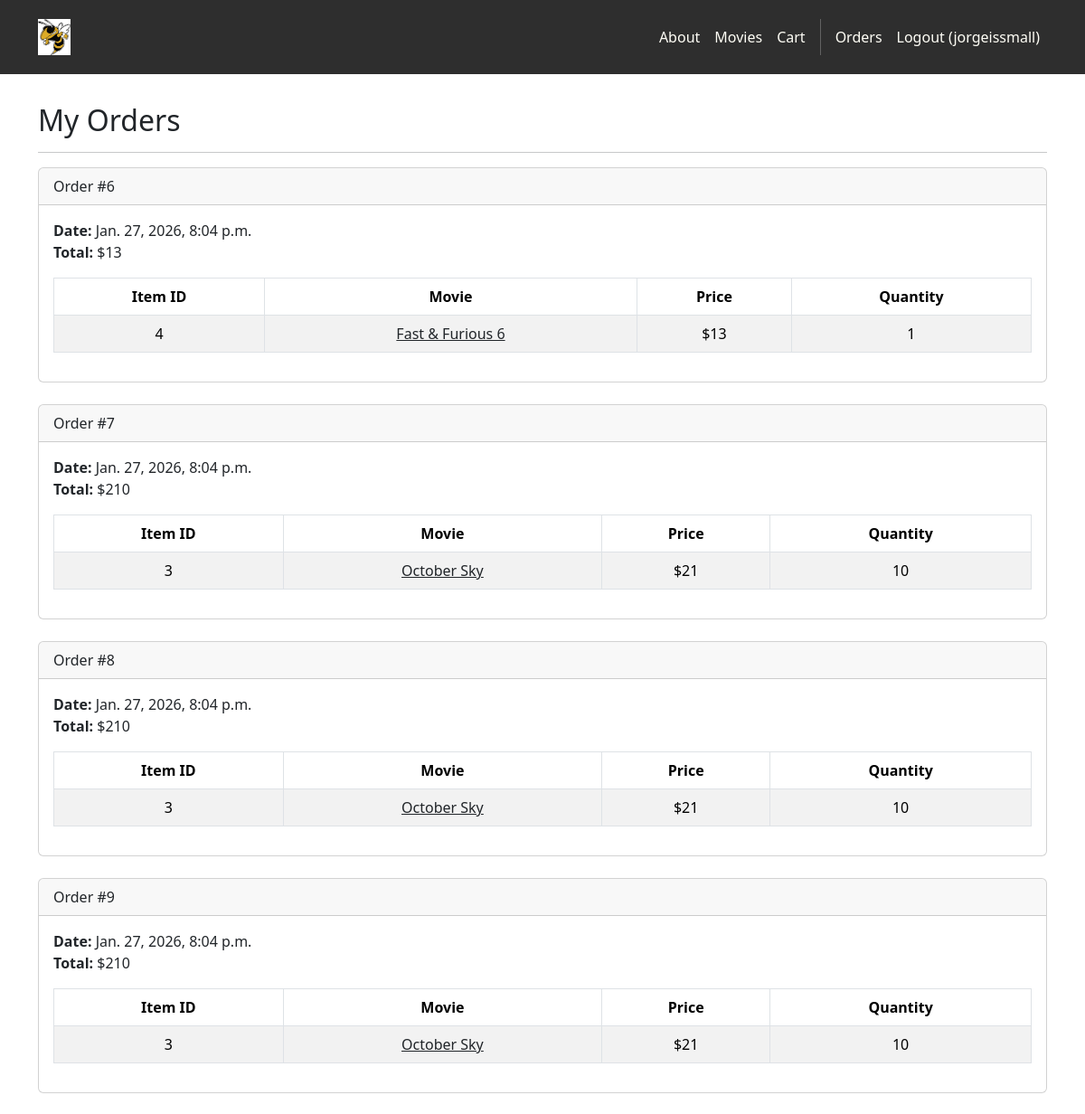
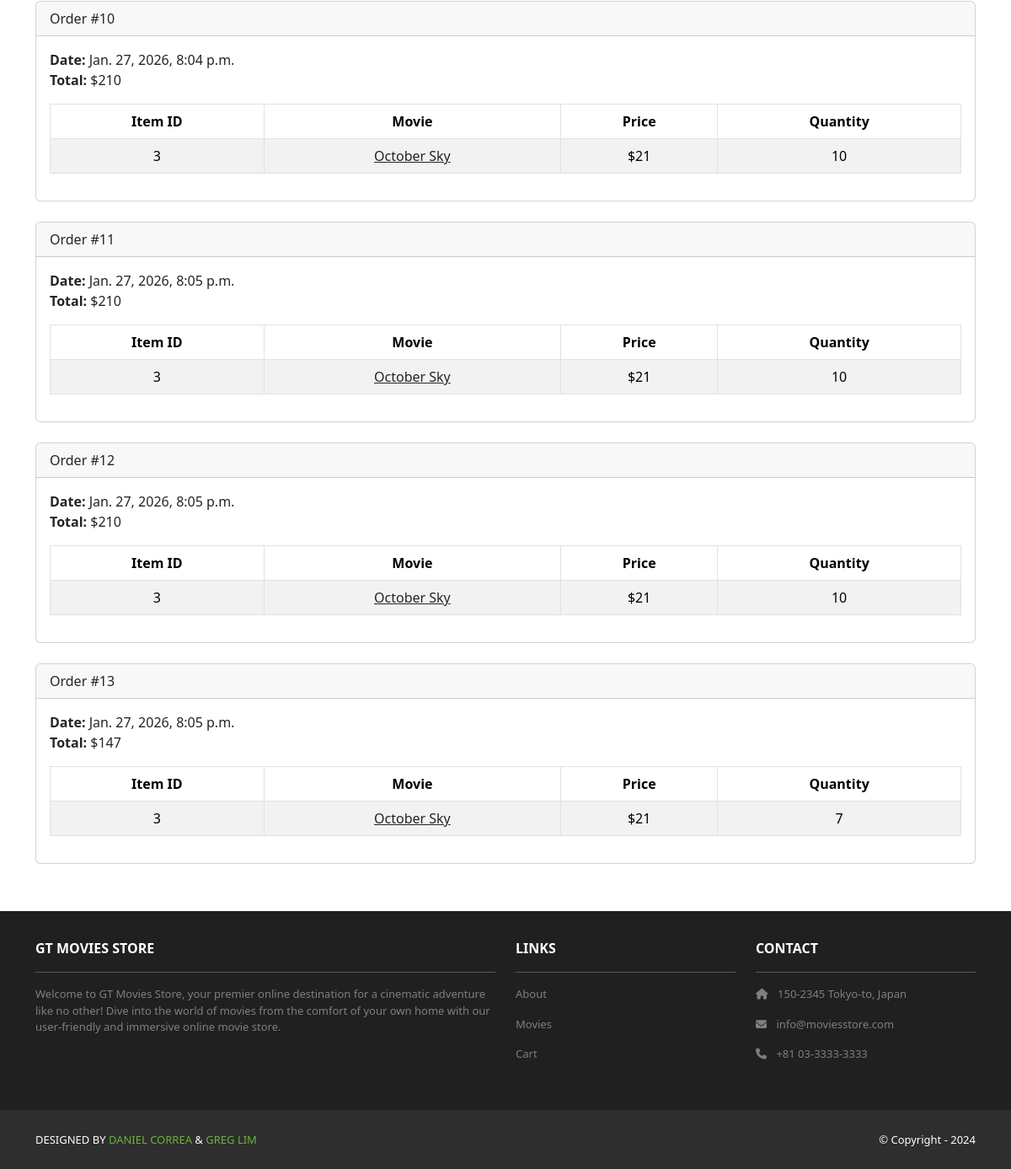
Page /accounts/orders/ (signed in) on the committed database (2 pictures, top to bottom).
### cart/models.py (models this page shows, shortened)
class Order(models.Model):
    id = models.AutoField(primary_key=True)
    total = models.IntegerField()
    date = models.DateTimeField(auto_now_add=True)
    user = models.ForeignKey(User, on_delete=models.CASCADE)

class Item(models.Model):
    id = models.AutoField(primary_key=True)
    price = models.IntegerField()
    quantity = models.IntegerField()
    order = models.ForeignKey(Order, on_delete=models.CASCADE)
    movie = models.ForeignKey(Movie, on_delete=models.CASCADE)

### movies/models.py (models this page shows, shortened)
class Movie(models.Model):
    id = models.AutoField(primary_key=True)
    name = models.CharField(max_length=255)
    price = models.IntegerField()
    description = models.TextField()
    image = models.ImageField(upload_to='movie_images/')

### accounts/views.py (the view)
# urls.py: path('orders/', views.orders, name='accounts.orders'),
@login_required
def orders(request):
    template_data = {}
    template_data['title'] = 'Orders'
    template_data['orders'] = request.user.order_set.all()
    return render(request, 'accounts/orders.html', {'template_data': template_data})

### accounts/templates/accounts/orders.html
{% extends 'base.html' %}
{% block content %}
<div class="p-3">
    <div class="container">
        <div class="row mt-3">
            <div class="col mx-auto mb-3">
                <h2>My Orders</h2>
                <hr />
                {% for order in template_data.orders %}
                <div class="card mb-4">
                    <div class="card-header"> Order #{{ order.id }}</div>
                    <div class="card-body">
                        <b>Date:</b> {{ order.date }}<br />
                        <b>Total:</b> ${{ order.total }}<br />
                        <table class="table table-bordered table-striped text-center mt-3">
                            <thead>
                            <tr>
                                <th scope="col">Item ID</th>
                                <th scope="col">Movie</th>
                                <th scope="col">Price</th>
                                <th scope="col">Quantity</th>
                            </tr>
                            </thead>
                            <tbody>
                            {% for item in order.item_set.all %}
                            <tr>
                                <td>{{ item.movie.id }}</td>
                                <td>
                                    <a class="link-dark"
                                       href="{% url 'movies.show' id=item.movie.id %}">{{ item.movie.name }}</a>
                                </td>
                                <td>${{ item.movie.price }}</td>
                                <td>{{ item.quantity }}</td>
                            </tr>
                            {% endfor %}
                            </tbody>
                        </table>
                    </div>
                </div>
                {% endfor %}
            </div>
        </div>
    </div>
</div>
{% endblock content %}

### moviesstore/templates/base.html (shortened to what this page needs)
<!DOCTYPE html>
<html>
{% load static %}
<head>
    <link href="https://cdn.jsdelivr.net/npm/bootstrap@5.3.3/dist/css/bootstrap.min.css" rel="stylesheet">
    <link rel="stylesheet" href="https://cdnjs.cloudflare.com/ajax/libs/font-awesome/6.1.1/css/all.min.css">
    <link rel="stylesheet" type="text/css" href="{% static 'css/style.css' %}">
</head>
<body>
    <nav class="p-3 navbar navbar-dark bg-dark navbar-expand-lg">
        <div class="container">
            <a class="navbar-brand" href="{% url 'home.index' %}">
                <img src="{% static 'img/logo.jpg' %}" alt="logo" height="40" />
            </a>
            <div class="collapse navbar-collapse" id="navbarNavAltMarkup">
                <div class="navbar-nav ms-auto navbar-ml">
                    <a class="nav-link" href="{% url 'home.about' %}">About</a>
                    <a class="nav-link" href="{% url 'movies.index' %}">Movies</a>
                    <a class="nav-link" href="{% url 'cart.index' %}">Cart</a>
                    {% if user.is_authenticated %}
                    <a class="nav-link" href="{% url 'accounts.orders' %}">Orders</a>
                    <a class="nav-link" href="{% url 'accounts.logout' %}">Logout ({{ user.username }})</a>
                    {% else %}
                    <a class="nav-link" href="{% url 'accounts.login' %}">Login</a>
                    <a class="nav-link" href="{% url 'accounts.signup' %}">
                        Sign Up
                    </a>
                    {% endif %}
                </div>
            </div>
        </div>
    </nav>
    <div>
        {% block content %} {% endblock content %}
    </div>
    <section class="p-3 ms-footer d-none d-md-block">
        <div class="container">
            <div class="row mt-3 text-white">
                <div class="col-md-6 col-lg-6 col-xl-6 mx-auto mb-4">
                    <b>GT MOVIES STORE</b>
                    <hr />
                    <p>Welcome to GT Movies Store, your premier online destination for a cinematic adventure like no other! Dive into the world of movies from the comfort of your own home with our user-friendly and immersive online movie store.</p>
                </div>
                <div class="col-md-3 col-lg-3 col-xl-3 mx-auto mb-4">
                    <b>LINKS</b>
                    <hr />
                    <p><a class="nav-link" href="{% url 'home.about' %}">About</a></p>
                    <p><a class="nav-link" href="{% url 'movies.index' %}">Movies</a></p>
                    <p><a class="nav-link" href="{% url 'cart.index' %}">Cart</a></p>
                </div>
                <div class="col-md-3 col-lg-3 col-xl-3 mx-auto mb-4">
                    <b>CONTACT</b>
                    <hr />
                    <p><i class="fas fa-home me-2"></i> 150-2345 Tokyo-to, Japan</p>
                    <p><i class="fas fa-envelope me-2"></i> info@moviesstore.com</p>
                    <p><i class="fas fa-phone me-2"></i> +81 03-3333-3333</p>
                </div>
            </div>
        </div>
    </section>
    <section class="p-3 ms-footer-bottom bg-dark">
        <div class="container d-flex justify-content-between">
            <div class="me-5 text-white">
                <span>DESIGNED BY <a href="https://www.x.com/danielgarax" target="_blank">DANIEL CORREA</a> &
            <a href="https://www.x.com/greglim81" target="_blank">GREG LIM</a>
          </span>
            </div>
            <div class="text-white">
                <span>© Copyright - 2024</span>
            </div>
        </div>
    </section>
</body>
</html>

### moviesstore/static/css/style.css (style rules this page uses)
.navbar a.nav-link { color: #FFFEF6 !important; }
.bg-dark { background-color: #2E2E2E !important; }
.ms-footer { background-color: #202020; }
.ms-footer p { color: #7F7F7F; font-size: 13px; }
.ms-footer-bottom span { font-size: 13px; line-height: 38px; }
.ms-footer-bottom a { color: #6ab43e; text-decoration: none; }

### rows in the picture
Order: id "6", date "Jan. 27, 2026, 8:04 p.m.", total "13"
Item: movie.id "4", movie.name "Fast & Furious 6", movie.price "13", quantity "1"
Order: id "7", date "Jan. 27, 2026, 8:04 p.m.", total "210"
Item: movie.id "3", movie.name "October Sky", movie.price "21", quantity "10"
Order: id "8", date "Jan. 27, 2026, 8:04 p.m.", total "210"
Item: movie.id "3", movie.name "October Sky", movie.price "21", quantity "10"
Order: id "9", date "Jan. 27, 2026, 8:04 p.m.", total "210"
Item: movie.id "3", movie.name "October Sky", movie.price "21", quantity "10"
Order: id "10", date "Jan. 27, 2026, 8:04 p.m.", total "210"
Item: movie.id "3", movie.name "October Sky", movie.price "21", quantity "10"
Order: id "11", date "Jan. 27, 2026, 8:05 p.m.", total "210"
Item: movie.id "3", movie.name "October Sky", movie.price "21", quantity "10"
Order: id "12", date "Jan. 27, 2026, 8:05 p.m.", total "210"
Item: movie.id "3", movie.name "October Sky", movie.price "21", quantity "10"
Order: id "13", date "Jan. 27, 2026, 8:05 p.m.", total "147"
Item: movie.id "3", movie.name "October Sky", movie.price "21", quantity "7"

### other values in the picture
{{ user.username }} "jorgeissmall"
